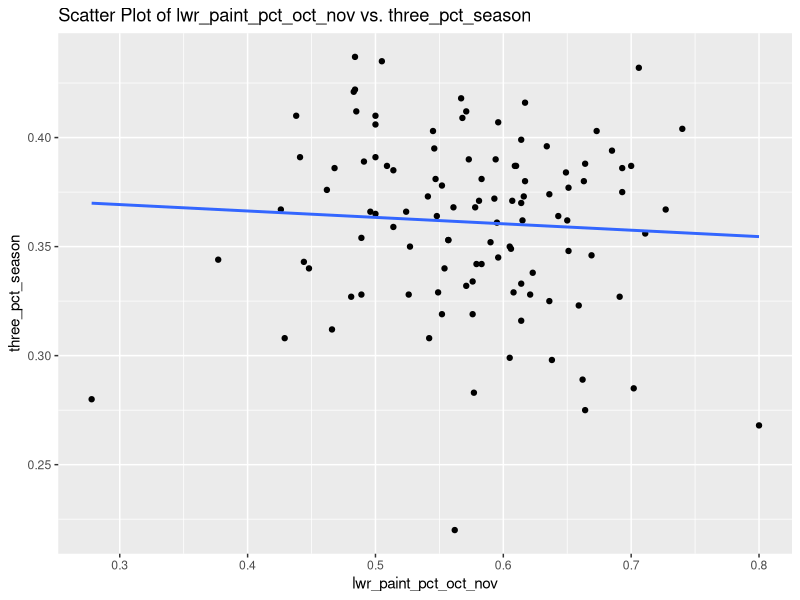
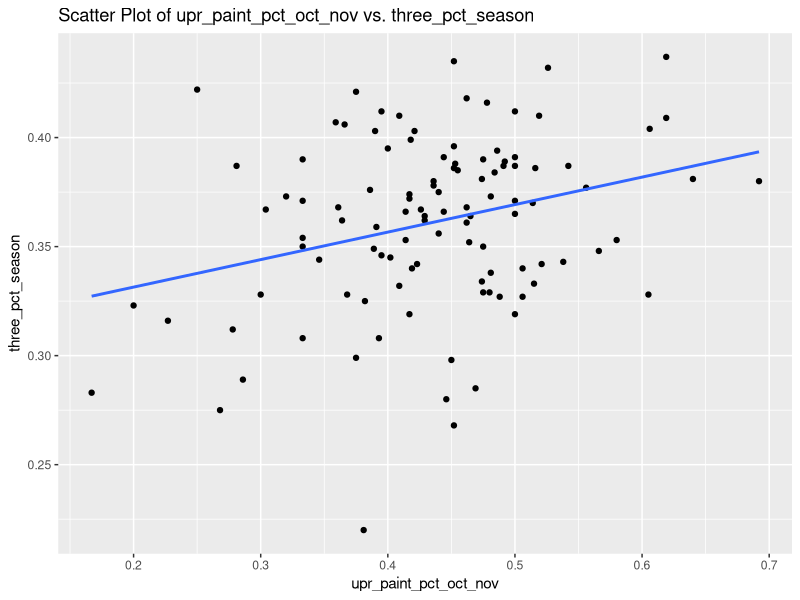
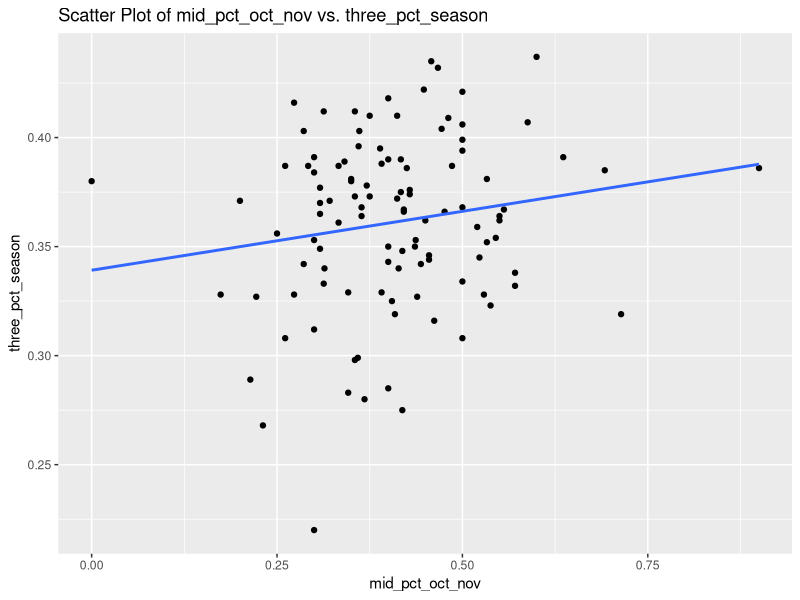
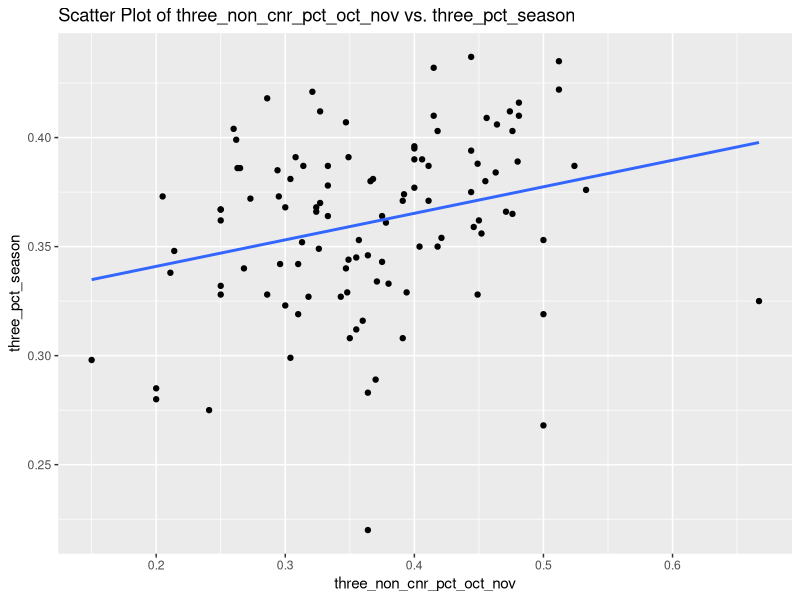
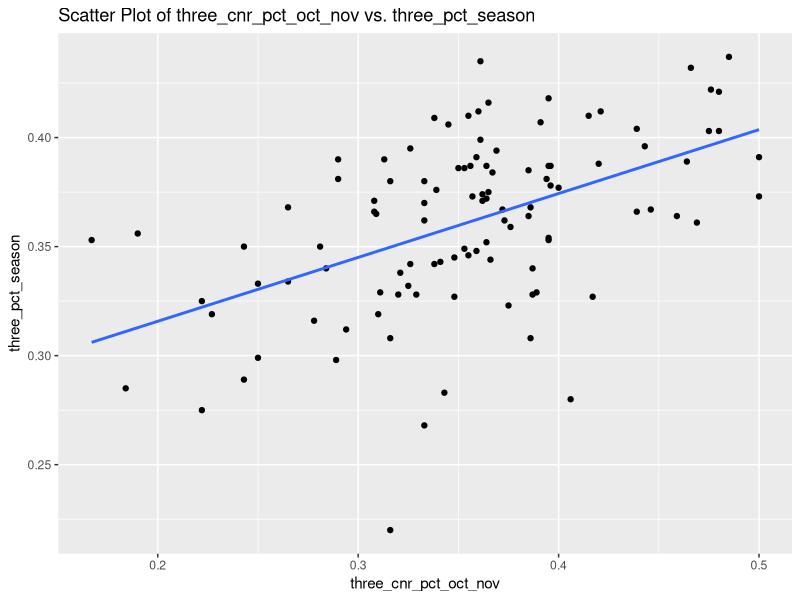
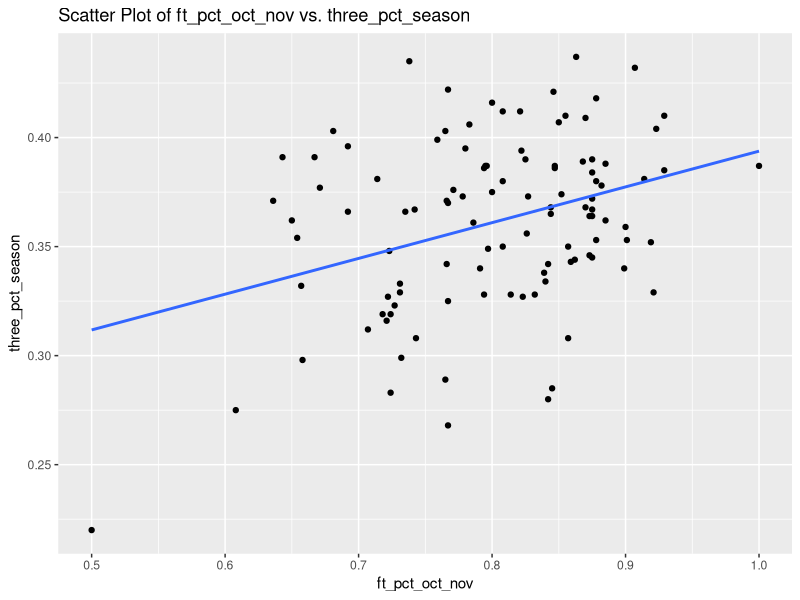
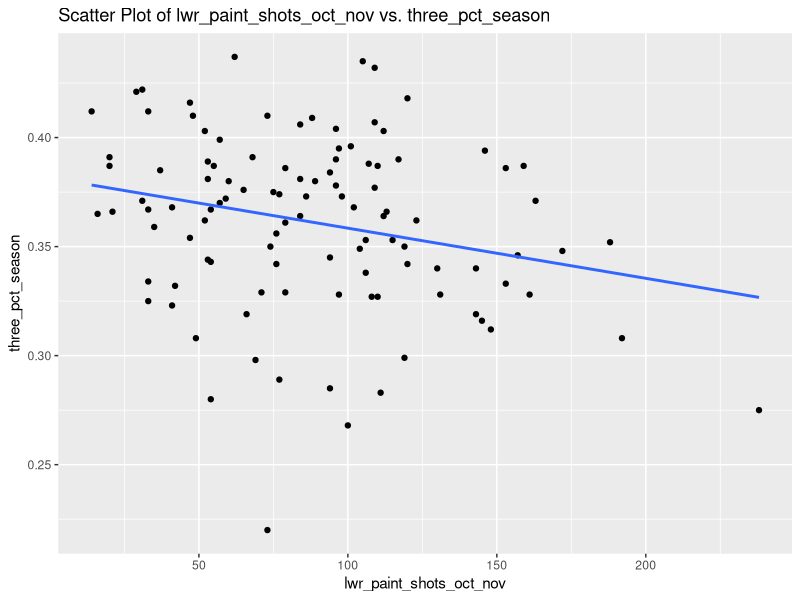
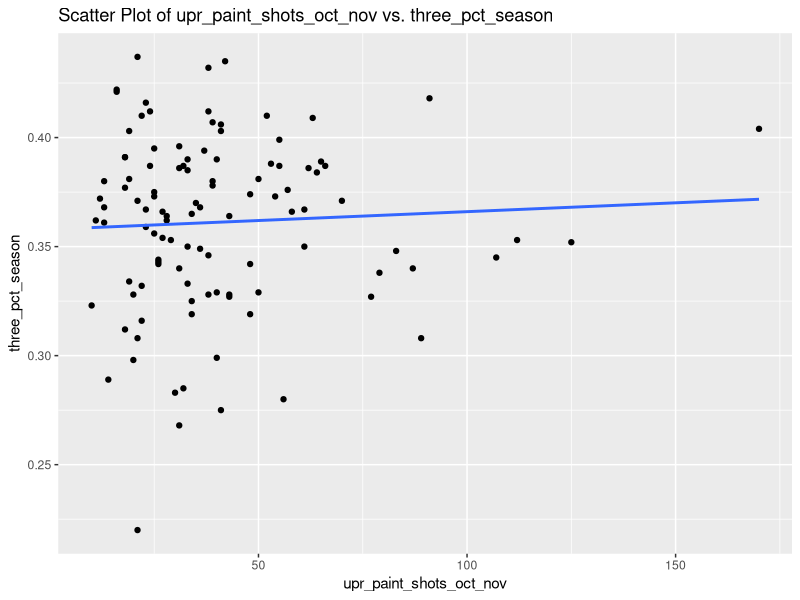

Generate these figures, in order, with R:
## ---- chunk 1
data <- read.csv("fas_2024.csv")
print(data)
## ---- chunk 2
feature_names <- c("lwr_paint_pct_oct_nov", "upr_paint_pct_oct_nov", "mid_pct_oct_nov",
              "three_non_cnr_pct_oct_nov", "three_cnr_pct_oct_nov", "ft_pct_oct_nov",
              "lwr_paint_shots_oct_nov", "upr_paint_shots_oct_nov", "mid_shots_oct_nov",
              "three_non_cnr_shots_oct_nov", "three_cnr_shots_oct_nov", "ft_shots_oct_nov")

feature_data <- data[, feature_names]

# Calculcate r-values in order to see which features correlate strongest with three-point percentages
# http://www.sthda.com/english/wiki/correlation-matrix-a-quick-start-guide-to-analyze-format-and-visualize-a-correlation-matrix-using-r-software#r-functions
correlation_matrix <- cor(feature_data, data$three_pct_season)

r_values <- correlation_matrix[, 1]

# Sort indices in descending order
sorted_indices <- order(r_values, decreasing = TRUE)

# Then, sort the values in the matrix in order to place strongest correlations at the top
sorted_correlation_matrix <- correlation_matrix[sorted_indices, , drop = FALSE]

print(sorted_correlation_matrix)
## ---- chunk 3
# http://www.sthda.com/english/wiki/ggplot2-scatter-plots-quick-start-guide-r-software-and-data-visualization
library(ggplot2)

# Examine scatter plots to visualize graphical relationships (perhaps linear ones?) between features and three_pct_season data
for (feature in feature_names) {
  plot_title <- paste("Scatter Plot of", feature, "vs. three_pct_season")
  
  plot <- ggplot(data, aes_string(x = feature, y = "three_pct_season")) +
    geom_point() +
    geom_smooth(method = "lm", se = FALSE) +
    labs(title = plot_title)
  
  print(plot)
}
## ---- chunk 4
selected_features <- c("three_cnr_pct_oct_nov", "ft_pct_oct_nov", "upr_paint_pct_oct_nov", "three_non_cnr_pct_oct_nov", "three_pct_season")

training_set <- data[, selected_features]
# Test accuracy of my predictions by comparing them against the actual three_pct_season data
actual <- data[, "three_pct_season"]

# https://www.rdocumentation.org/packages/stats/versions/3.6.2/topics/lm
model <- lm(three_pct_season ~ three_cnr_pct_oct_nov + ft_pct_oct_nov + upr_paint_pct_oct_nov + three_non_cnr_pct_oct_nov, data = training_set)

summary(model)
## ---- chunk 5
# https://www.rdocumentation.org/packages/car/versions/3.1-2/topics/Predict
predictions <- predict(model, newdata = data.frame(three_cnr_pct_oct_nov = data$three_cnr_pct_oct_nov, 
                     ft_pct_oct_nov = data$ft_pct_oct_nov,
                     upr_paint_pct_oct_nov = data$upr_paint_pct_oct_nov,
                     three_non_cnr_pct_oct_nov = data$three_non_cnr_pct_oct_nov)
)

predictions_df <- data.frame(Name = data$Name, predicted_three_pct_season = predictions)
print(predictions_df)

mse <- mean((predictions - actual)^2)

print(paste("Mean Squared Error: ", mse))
